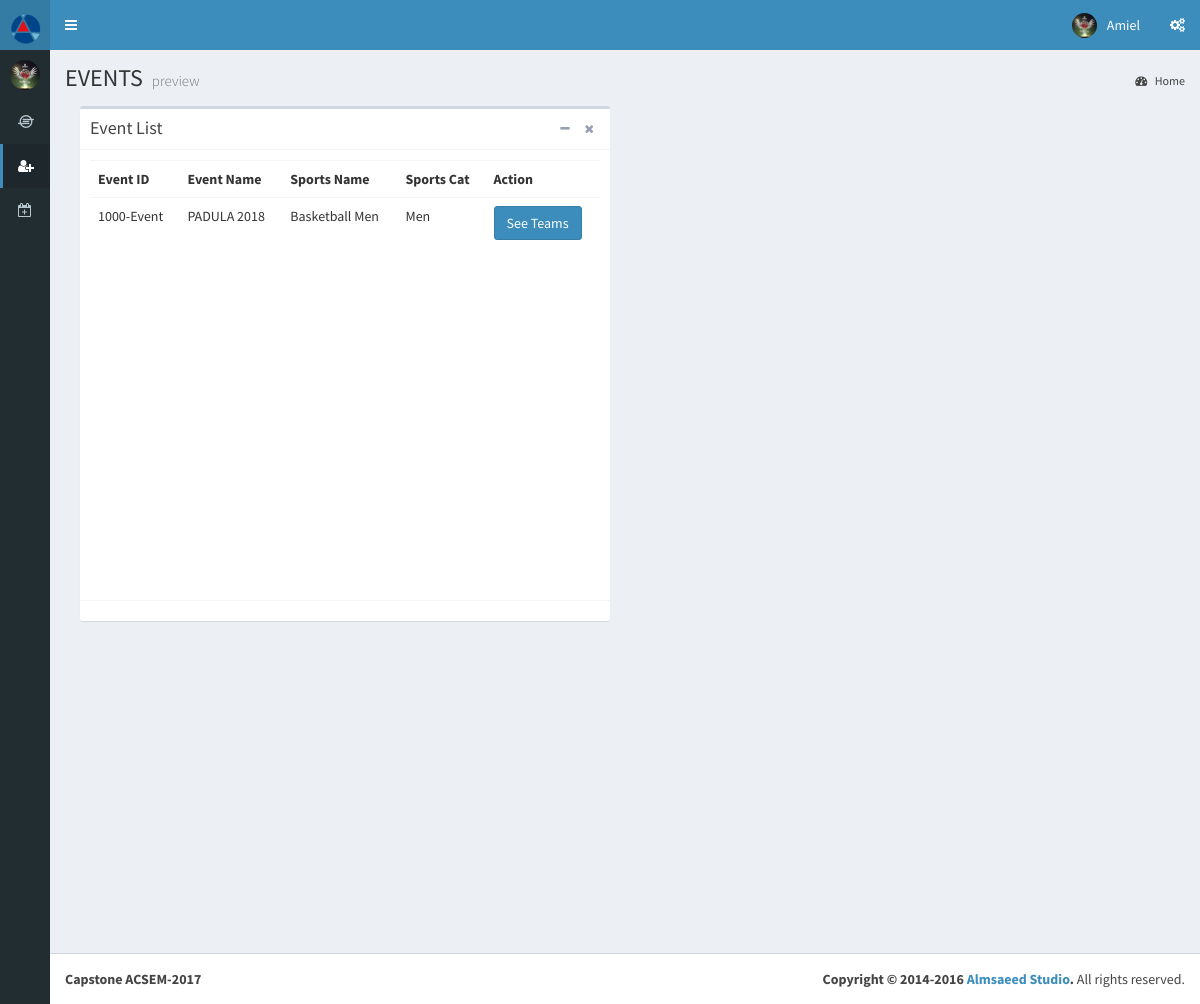
The app's page /ACSEM/pages/forms/apindex.php (signed in) with its own data.
### tables this page shows
CREATE TABLE `tbl_facilitator` (
  `FacilitatorID` varchar(15) NOT NULL,
  `Ffname` text NOT NULL,
  `Fmname` text NOT NULL,
  `Flname` text NOT NULL,
  `Fbdate` text NOT NULL,
  `Fgender` text NOT NULL,
  `Fphoto` text NOT NULL,
  `Fusername` varchar(30) NOT NULL,
  `Fpassword` varchar(30) NOT NULL
);

CREATE TABLE `tbl_event` (
  `EventID` varchar(15) NOT NULL,
  `EventName` text NOT NULL,
  `EventDescription` text NOT NULL,
  `EventStart` text NOT NULL,
  `EventEnd` text NOT NULL,
  `Eventphoto` text NOT NULL
);

CREATE TABLE `tbl_sports` (
  `SportsID` varchar(15) NOT NULL,
  `SportsName` text NOT NULL,
  `SportsRules` text NOT NULL,
  `SportsCategory` text NOT NULL,
  `SportsType` text NOT NULL
);

### ACSEM/conn/checker2.php (called while the page is built, shortened)
<?php
  if(isset($_COOKIE['userid1']) && $_COOKIE['userid1'] != ''){
  $user1 = $_COOKIE['userid1'];
  $user1;
  }else if(isset($_SESSION['userid1']) && $_SESSION['userid1'] !=''){
  $user1 = $_SESSION['userid1'];
  }else if(!isset($_COOKIE['userid1']) && $_COOKIE['userid2'] != ''){
      header("Location: ../login.php");
  }else if(!isset($_SESSION['userid2']) && $_SESSION['userid2'] !=''){
      header("Location: ../login.php");
  }
?>

### ACSEM/pages/forms/apindex.php (the view, shortened to what this page needs)
<?php
  include("../../conn/connection.php");
 include("../../conn/checker2.php");
  $query = "SELECT * FROM tbl_facilitator where FacilitatorID = '$user1'  " ;
  $result = mysqli_query($link, $query);
  while($row = mysqli_fetch_assoc($result))
       {
        $fname = $row['Ffname'];
        $Fphoto = $row['Fphoto'];
       }
?>
<!DOCTYPE html>
<html>
<head>
  <link rel="stylesheet" href="../../bootstrap/css/bootstrap.min.css">
  <link rel="stylesheet" href="https://cdnjs.cloudflare.com/ajax/libs/font-awesome/4.5.0/css/font-awesome.min.css">
  <link rel="stylesheet" href="https://cdnjs.cloudflare.com/ajax/libs/ionicons/2.0.1/css/ionicons.min.css">
  <link rel="stylesheet" href="../../plugins/daterangepicker/daterangepicker.css">
  <link rel="stylesheet" href="../../plugins/datepicker/datepicker3.css">
  <link rel="stylesheet" href="../../plugins/iCheck/all.css">
  <link rel="stylesheet" href="../../plugins/colorpicker/bootstrap-colorpicker.min.css">
  <link rel="stylesheet" href="../../plugins/timepicker/bootstrap-timepicker.min.css">
  <link rel="stylesheet" href="../../plugins/select2/select2.min.css">
  <link rel="stylesheet" href="../../dist/css/AdminLTE.min.css">
  <link rel="stylesheet" href="../../dist/css/skins/_all-skins.min.css">
</head>
<body class="hold-transition skin-blue sidebar-collapse sidebar-mini">
<div class="wrapper">
  <header class="main-header">
    <a href="../../facilitator.php" class="logo">
      <span class="logo-mini"><img src="../../images/ar.png" style="width:70%; height:10%;"></span>
    </a>
    <nav class="navbar navbar-static-top">
      <a href="#" class="sidebar-toggle" data-toggle="offcanvas" role="button">
      </a>
      <div class="navbar-custom-menu">
        <ul class="nav navbar-nav">
          <li class="dropdown user user-menu">
            <a href="#" class="dropdown-toggle" data-toggle="dropdown">
              <img src="upload/<?php echo $Fphoto; ?>" class="user-image" alt="User Image">
              <span class="hidden-xs"><?php echo $fname; ?></span>
            </a>
          </li>
          <li>
            <a href="#" data-toggle="control-sidebar"><i class="fa fa-gears"></i></a>
          </li>
        </ul>
      </div>
    </nav>
  </header>
  <aside class="main-sidebar">
    <section class="sidebar">
      <div class="user-panel">
        <div class="pull-left image">
          <img src="upload/<?php echo $Fphoto; ?>" class="img-circle" alt="User Image">
        </div>
      </div>
      <ul class="sidebar-menu">
        <li><a href="../../facilitator.php"><i class="fa fa-ioxhost"></i> <span>Host Game</span></a></li>
        <li class="active"><a href="apindex.php"><i class="fa fa-user-plus"></i> <span>Players</span></a></li>
        <li><a href="scheduling.php"><i class="fa fa-calendar-plus-o"></i> <span>Schedules</span></a></li>
      </ul>
    </section>
  </aside>
  <div class="content-wrapper">
    <section class="content-header">
      <h1>
        EVENTS <small>preview</small>
      </h1>
      <ol class="breadcrumb">
        <li class="active"><a href="#"><i class="fa fa-dashboard"></i> Home</a></li>
      </ol>
    </section>
    <section class="content">
          <div class="col-md-6">
            <div class="box" >
            <div class="box-header with-border">
              <h3 class="box-title">Event List</h3>
              <div class="box-tools pull-right">
                <button type="button" class="btn btn-box-tool" data-widget="collapse"><i class="fa fa-minus"></i></button>
                <button type="button" class="btn btn-box-tool" data-widget="remove"><i class="fa fa-times"></i></button>
              </div>
            </div>
            <div class="box-body" style="max-height: 550px; min-height: 450px; overflow-y: scroll;">
            <table id="myTable" class="table table-fixed">
              <tr>
              <th> Event ID</th>
              <th> Event Name</th>
              <th> Sports Name</th>
              <th> Sports Cat</th>
              <th> Action</th>
              </tr>
            <?php
            $query = "SELECT * FROM tbl_event";
            $result = mysqli_query($link, $query);
            while($row = mysqli_fetch_assoc($result)){
                echo "<tr>";
                echo "<td>" . $row['EventID'] ."</td>";
                $eventid = $row['EventID'];
                echo "<td>" . $row['EventName'] ."</td>";
                $query1 = "SELECT * FROM tbl_efacilitators Where EventID = '$eventid' And FacilitatorID = '$user1'" ;
                $result1 = mysqli_query($link, $query1);
                while($row = mysqli_fetch_assoc($result1)){
                    $sportid = $row['SportsID'];
                    $query2 = "SELECT * FROM tbl_sports Where SportsID = '$sportid'" ;
                    $result2 = mysqli_query($link, $query2);
                    while($row = mysqli_fetch_assoc($result2)){
                    echo "<td>" . $row['SportsName'] ."</td>";
                    echo "<td>" . $row['SportsCategory'] ."</td>";
                    }
                }
            ?>
            <td><a href="aplist.php?id=<?php echo $eventid; ?>&id2=<?php echo $sportid; ?>"><button type="submit" class="btn btn-primary" >See Teams</button></a></td>
            <?php
            }
            ?>
            </table>
            </div>
            <div class="box-footer">
            </div>
            </div>
            </div>
    </section>
  </div>
  <footer class="main-footer">
    <div class="pull-right hidden-xs">
      <strong>Copyright &copy; 2014-2016 <a href="http://almsaeedstudio.com">Almsaeed Studio</a>.</strong> All rights
    reserved.
    </div>
      <strong>Capstone ACSEM-2017</strong>
  </footer>
</div>
</body>
</html>

### records on screen
tbl_facilitator: Fphoto (picture), Ffname "Amiel"
tbl_event: EventID "1000-Event", EventName "PADULA 2018"
tbl_sports: SportsName "Basketball Men", SportsCategory "Men"
